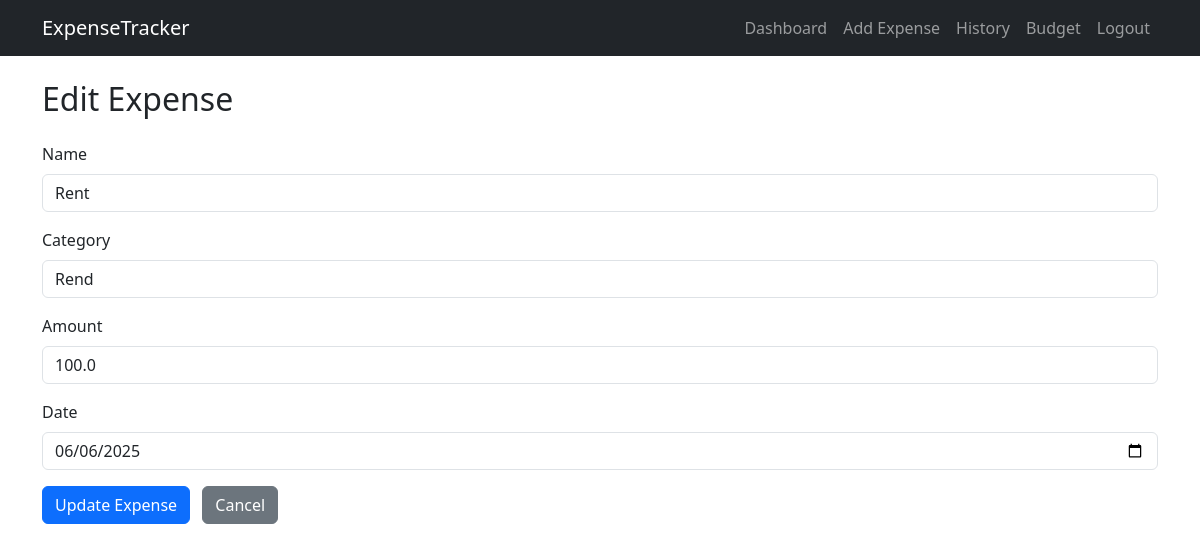
Page /edit/13 (signed in) on the committed database.
### tables this page shows
CREATE TABLE expenses (
            id INTEGER PRIMARY KEY AUTOINCREMENT,
            user_id INTEGER NOT NULL,
            name TEXT NOT NULL,
            category TEXT NOT NULL,
            amount REAL NOT NULL,
            date TEXT NOT NULL,
            FOREIGN KEY (user_id) REFERENCES users(id)
        );

### app.py (the view, shortened to what this page needs)
@app.route('/edit/<int:expense_id>', methods=['GET', 'POST'])
def edit_expense(expense_id):
    if 'user_id' not in session:
        return redirect(url_for('login'))
    conn = get_db_connection()
    expense = conn.execute(
        "SELECT * FROM expenses WHERE id = ? AND user_id = ?", (expense_id, session['user_id'])
    ).fetchone()
    if not expense:
        conn.close()
        return "Expense not found or unauthorized", 404
    conn.close()
    return render_template('edit_expense.html', expense=expense)

### app.py (called while the page is built)
def get_db_connection():
    conn = sqlite3.connect('database.db')
    conn.row_factory = sqlite3.Row
    return conn

### templates/edit_expense.html
{% extends "layout.html" %}
{% block content %}
<h2>Edit Expense</h2>
<form method="POST" class="mt-4">
    <div class="mb-3">
        <label for="name" class="form-label">Name</label>
        <input type="text" name="name" id="name" class="form-control" value="{{ expense['name'] }}" required>
    </div>
    <div class="mb-3">
        <label for="category" class="form-label">Category</label>
        <input type="text" name="category" id="category" class="form-control" value="{{ expense['category'] }}" required>
    </div>
    <div class="mb-3">
        <label for="amount" class="form-label">Amount</label>
        <input type="number" step="0.01" name="amount" id="amount" class="form-control" value="{{ expense['amount'] }}" required>
    </div>
    <div class="mb-3">
        <label for="date" class="form-label">Date</label>
        <input type="date" name="date" id="date" class="form-control" value="{{ expense['date'] }}" required>
    </div>
    <button type="submit" class="btn btn-primary">Update Expense</button>
    <a href="{{ url_for('expense_history') }}" class="btn btn-secondary ms-2">Cancel</a>
</form>
{% endblock %}

### rows in the picture
expenses: name "Rent", category "Rend", amount "100.0", date "06/06/2025"
